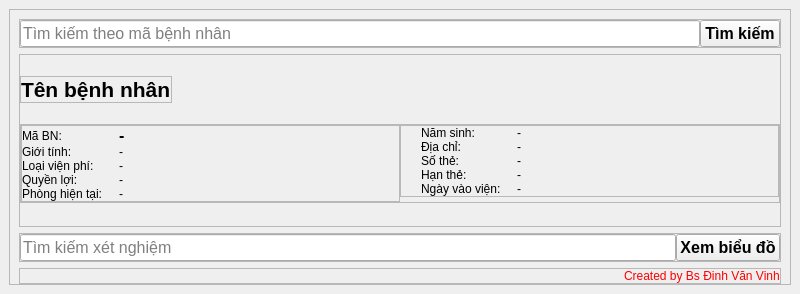
<?xml version="1.0" encoding="UTF-8"?>
<ui version="4.0">
 <class>MainWindow</class>
 <widget class="QMainWindow" name="MainWindow">
  <property name="geometry">
   <rect>
    <x>0</x>
    <y>0</y>
    <width>800</width>
    <height>294</height>
   </rect>
  </property>
  <property name="windowTitle">
   <string>MainWindow</string>
  </property>
  <widget class="QWidget" name="centralwidget">
   <layout class="QHBoxLayout" name="horizontalLayout">
    <item>
     <widget class="QFrame" name="styleSheet">
      <property name="styleSheet">
       <string notr="true"/>
      </property>
      <property name="frameShape">
       <enum>QFrame::StyledPanel</enum>
      </property>
      <property name="frameShadow">
       <enum>QFrame::Raised</enum>
      </property>
      <layout class="QVBoxLayout" name="verticalLayout">
       <property name="bottomMargin">
        <number>0</number>
       </property>
       <item>
        <widget class="QFrame" name="frame">
         <property name="sizePolicy">
          <sizepolicy hsizetype="Preferred" vsizetype="Fixed">
           <horstretch>0</horstretch>
           <verstretch>0</verstretch>
          </sizepolicy>
         </property>
         <property name="frameShape">
          <enum>QFrame::StyledPanel</enum>
         </property>
         <property name="frameShadow">
          <enum>QFrame::Raised</enum>
         </property>
         <layout class="QHBoxLayout" name="horizontalLayout_2">
          <property name="spacing">
           <number>0</number>
          </property>
          <property name="leftMargin">
           <number>0</number>
          </property>
          <property name="topMargin">
           <number>0</number>
          </property>
          <property name="rightMargin">
           <number>0</number>
          </property>
          <property name="bottomMargin">
           <number>0</number>
          </property>
          <item>
           <widget class="QLineEdit" name="lineEdit_search">
            <property name="font">
             <font>
              <pointsize>12</pointsize>
             </font>
            </property>
            <property name="placeholderText">
             <string>Tìm kiếm theo mã bệnh nhân</string>
            </property>
           </widget>
          </item>
          <item>
           <widget class="QPushButton" name="pushButton_search">
            <property name="font">
             <font>
              <pointsize>12</pointsize>
              <bold>true</bold>
             </font>
            </property>
            <property name="text">
             <string>Tìm kiếm</string>
            </property>
           </widget>
          </item>
         </layout>
        </widget>
       </item>
       <item>
        <widget class="QFrame" name="frame_info">
         <property name="sizePolicy">
          <sizepolicy hsizetype="Preferred" vsizetype="Expanding">
           <horstretch>0</horstretch>
           <verstretch>0</verstretch>
          </sizepolicy>
         </property>
         <property name="frameShape">
          <enum>QFrame::StyledPanel</enum>
         </property>
         <property name="frameShadow">
          <enum>QFrame::Raised</enum>
         </property>
         <layout class="QVBoxLayout" name="verticalLayout_2">
          <property name="spacing">
           <number>0</number>
          </property>
          <property name="leftMargin">
           <number>0</number>
          </property>
          <property name="topMargin">
           <number>0</number>
          </property>
          <property name="rightMargin">
           <number>0</number>
          </property>
          <property name="bottomMargin">
           <number>0</number>
          </property>
          <item alignment="Qt::AlignLeft">
           <widget class="QFrame" name="frame_2">
            <property name="sizePolicy">
             <sizepolicy hsizetype="Fixed" vsizetype="Fixed">
              <horstretch>0</horstretch>
              <verstretch>0</verstretch>
             </sizepolicy>
            </property>
            <property name="frameShape">
             <enum>QFrame::StyledPanel</enum>
            </property>
            <property name="frameShadow">
             <enum>QFrame::Raised</enum>
            </property>
            <layout class="QHBoxLayout" name="horizontalLayout_3">
             <property name="spacing">
              <number>0</number>
             </property>
             <property name="leftMargin">
              <number>0</number>
             </property>
             <property name="topMargin">
              <number>0</number>
             </property>
             <property name="rightMargin">
              <number>0</number>
             </property>
             <property name="bottomMargin">
              <number>0</number>
             </property>
             <item alignment="Qt::AlignTop">
              <widget class="QLabel" name="label_nam_patient">
               <property name="font">
                <font>
                 <family>Segoe UI</family>
                 <pointsize>16</pointsize>
                 <italic>false</italic>
                 <bold>true</bold>
                </font>
               </property>
               <property name="text">
                <string>Tên bệnh nhân</string>
               </property>
              </widget>
             </item>
            </layout>
           </widget>
          </item>
          <item>
           <widget class="QFrame" name="frame_3">
            <property name="sizePolicy">
             <sizepolicy hsizetype="Preferred" vsizetype="Fixed">
              <horstretch>0</horstretch>
              <verstretch>0</verstretch>
             </sizepolicy>
            </property>
            <property name="styleSheet">
             <string notr="true">*{
	font: 12pt &quot;Segoe UI&quot;;
}</string>
            </property>
            <property name="frameShape">
             <enum>QFrame::StyledPanel</enum>
            </property>
            <property name="frameShadow">
             <enum>QFrame::Raised</enum>
            </property>
            <layout class="QHBoxLayout" name="horizontalLayout_4">
             <property name="spacing">
              <number>0</number>
             </property>
             <property name="leftMargin">
              <number>0</number>
             </property>
             <property name="topMargin">
              <number>0</number>
             </property>
             <property name="rightMargin">
              <number>0</number>
             </property>
             <property name="bottomMargin">
              <number>0</number>
             </property>
             <item alignment="Qt::AlignTop">
              <widget class="QFrame" name="frame_4">
               <property name="frameShape">
                <enum>QFrame::StyledPanel</enum>
               </property>
               <property name="frameShadow">
                <enum>QFrame::Raised</enum>
               </property>
               <layout class="QHBoxLayout" name="horizontalLayout_5">
                <property name="spacing">
                 <number>0</number>
                </property>
                <property name="leftMargin">
                 <number>0</number>
                </property>
                <property name="topMargin">
                 <number>0</number>
                </property>
                <property name="rightMargin">
                 <number>0</number>
                </property>
                <property name="bottomMargin">
                 <number>0</number>
                </property>
                <item>
                 <layout class="QGridLayout" name="gridLayout">
                  <property name="rightMargin">
                   <number>0</number>
                  </property>
                  <item row="0" column="0">
                   <widget class="QLabel" name="label">
                    <property name="text">
                     <string>Mã BN:</string>
                    </property>
                   </widget>
                  </item>
                  <item row="0" column="1">
                   <widget class="QLabel" name="label_maBN">
                    <property name="sizePolicy">
                     <sizepolicy hsizetype="Expanding" vsizetype="Preferred">
                      <horstretch>0</horstretch>
                      <verstretch>0</verstretch>
                     </sizepolicy>
                    </property>
                    <property name="font">
                     <font>
                      <family>Segoe UI</family>
                      <pointsize>12</pointsize>
                      <italic>false</italic>
                      <bold>true</bold>
                     </font>
                    </property>
                    <property name="styleSheet">
                     <string notr="true">#label_maBN {
	font: 700 12pt &quot;Segoe UI&quot;;
}</string>
                    </property>
                    <property name="text">
                     <string>-</string>
                    </property>
                   </widget>
                  </item>
                  <item row="1" column="0">
                   <widget class="QLabel" name="label_3">
                    <property name="text">
                     <string>Giới tính:</string>
                    </property>
                   </widget>
                  </item>
                  <item row="1" column="1">
                   <widget class="QLabel" name="label_sex">
                    <property name="text">
                     <string>-</string>
                    </property>
                   </widget>
                  </item>
                  <item row="2" column="0">
                   <widget class="QLabel" name="label_5">
                    <property name="text">
                     <string>Loại viện phí:</string>
                    </property>
                   </widget>
                  </item>
                  <item row="2" column="1">
                   <widget class="QLabel" name="label_loai_vien_phi">
                    <property name="text">
                     <string>-</string>
                    </property>
                   </widget>
                  </item>
                  <item row="3" column="0">
                   <widget class="QLabel" name="label_7">
                    <property name="text">
                     <string>Quyền lợi:</string>
                    </property>
                   </widget>
                  </item>
                  <item row="3" column="1">
                   <widget class="QLabel" name="label_quyen_loi">
                    <property name="text">
                     <string>-</string>
                    </property>
                   </widget>
                  </item>
                  <item row="4" column="0">
                   <widget class="QLabel" name="label_9">
                    <property name="text">
                     <string>Phòng hiện tại:     </string>
                    </property>
                   </widget>
                  </item>
                  <item row="4" column="1">
                   <widget class="QLabel" name="label_phonghientai">
                    <property name="text">
                     <string>-</string>
                    </property>
                   </widget>
                  </item>
                 </layout>
                </item>
               </layout>
              </widget>
             </item>
             <item alignment="Qt::AlignTop">
              <widget class="QFrame" name="frame_5">
               <property name="frameShape">
                <enum>QFrame::StyledPanel</enum>
               </property>
               <property name="frameShadow">
                <enum>QFrame::Raised</enum>
               </property>
               <layout class="QHBoxLayout" name="horizontalLayout_6">
                <property name="spacing">
                 <number>0</number>
                </property>
                <property name="leftMargin">
                 <number>20</number>
                </property>
                <property name="topMargin">
                 <number>0</number>
                </property>
                <property name="rightMargin">
                 <number>0</number>
                </property>
                <property name="bottomMargin">
                 <number>0</number>
                </property>
                <item>
                 <layout class="QGridLayout" name="gridLayout_2">
                  <item row="0" column="0">
                   <widget class="QLabel" name="label_11">
                    <property name="text">
                     <string>Năm sinh:</string>
                    </property>
                   </widget>
                  </item>
                  <item row="0" column="1">
                   <widget class="QLabel" name="label_namsinh">
                    <property name="sizePolicy">
                     <sizepolicy hsizetype="Expanding" vsizetype="Preferred">
                      <horstretch>0</horstretch>
                      <verstretch>0</verstretch>
                     </sizepolicy>
                    </property>
                    <property name="text">
                     <string>-</string>
                    </property>
                   </widget>
                  </item>
                  <item row="1" column="0">
                   <widget class="QLabel" name="label_13">
                    <property name="text">
                     <string>Địa chỉ:</string>
                    </property>
                   </widget>
                  </item>
                  <item row="1" column="1">
                   <widget class="QLabel" name="label_dia_chi">
                    <property name="text">
                     <string>-</string>
                    </property>
                   </widget>
                  </item>
                  <item row="2" column="0">
                   <widget class="QLabel" name="label_15">
                    <property name="text">
                     <string>Số thẻ:</string>
                    </property>
                   </widget>
                  </item>
                  <item row="2" column="1">
                   <widget class="QLabel" name="label_sothe">
                    <property name="text">
                     <string>-</string>
                    </property>
                   </widget>
                  </item>
                  <item row="3" column="0">
                   <widget class="QLabel" name="label_17">
                    <property name="text">
                     <string>Hạn thẻ:</string>
                    </property>
                   </widget>
                  </item>
                  <item row="3" column="1">
                   <widget class="QLabel" name="label_han_the">
                    <property name="text">
                     <string>-</string>
                    </property>
                   </widget>
                  </item>
                  <item row="4" column="0">
                   <widget class="QLabel" name="label_19">
                    <property name="text">
                     <string>Ngày vào viện:     </string>
                    </property>
                   </widget>
                  </item>
                  <item row="4" column="1">
                   <widget class="QLabel" name="label_ngay_vao_vien">
                    <property name="text">
                     <string>-</string>
                    </property>
                   </widget>
                  </item>
                 </layout>
                </item>
               </layout>
              </widget>
             </item>
            </layout>
           </widget>
          </item>
         </layout>
        </widget>
       </item>
       <item>
        <widget class="QFrame" name="frame_xet_nghiem">
         <property name="sizePolicy">
          <sizepolicy hsizetype="Preferred" vsizetype="Preferred">
           <horstretch>0</horstretch>
           <verstretch>0</verstretch>
          </sizepolicy>
         </property>
         <property name="frameShape">
          <enum>QFrame::StyledPanel</enum>
         </property>
         <property name="frameShadow">
          <enum>QFrame::Raised</enum>
         </property>
         <layout class="QHBoxLayout" name="horizontalLayout_7">
          <property name="spacing">
           <number>0</number>
          </property>
          <property name="leftMargin">
           <number>0</number>
          </property>
          <property name="topMargin">
           <number>0</number>
          </property>
          <property name="rightMargin">
           <number>0</number>
          </property>
          <property name="bottomMargin">
           <number>0</number>
          </property>
          <item>
           <widget class="QLineEdit" name="lineEdit_search_2">
            <property name="font">
             <font>
              <pointsize>12</pointsize>
             </font>
            </property>
            <property name="placeholderText">
             <string>Tìm kiếm xét nghiệm</string>
            </property>
           </widget>
          </item>
          <item>
           <widget class="QPushButton" name="pushButton_search_2">
            <property name="font">
             <font>
              <pointsize>12</pointsize>
              <bold>true</bold>
             </font>
            </property>
            <property name="text">
             <string>Xem biểu đồ</string>
            </property>
           </widget>
          </item>
         </layout>
        </widget>
       </item>
       <item alignment="Qt::AlignBottom">
        <widget class="QFrame" name="frame_6">
         <property name="sizePolicy">
          <sizepolicy hsizetype="Preferred" vsizetype="Fixed">
           <horstretch>0</horstretch>
           <verstretch>0</verstretch>
          </sizepolicy>
         </property>
         <property name="frameShape">
          <enum>QFrame::StyledPanel</enum>
         </property>
         <property name="frameShadow">
          <enum>QFrame::Raised</enum>
         </property>
         <layout class="QHBoxLayout" name="horizontalLayout_8">
          <property name="spacing">
           <number>0</number>
          </property>
          <property name="leftMargin">
           <number>0</number>
          </property>
          <property name="topMargin">
           <number>0</number>
          </property>
          <property name="rightMargin">
           <number>0</number>
          </property>
          <property name="bottomMargin">
           <number>0</number>
          </property>
          <item alignment="Qt::AlignRight">
           <widget class="QLabel" name="label_2">
            <property name="styleSheet">
             <string notr="true">#label_2 {
	font: italic 8pt &quot;Segoe UI&quot;;
	color: rgb(255, 0, 0);
}</string>
            </property>
            <property name="text">
             <string>Created by Bs Đinh Văn Vinh</string>
            </property>
           </widget>
          </item>
         </layout>
        </widget>
       </item>
      </layout>
     </widget>
    </item>
   </layout>
  </widget>
 </widget>
 <resources/>
 <connections/>
</ui>
